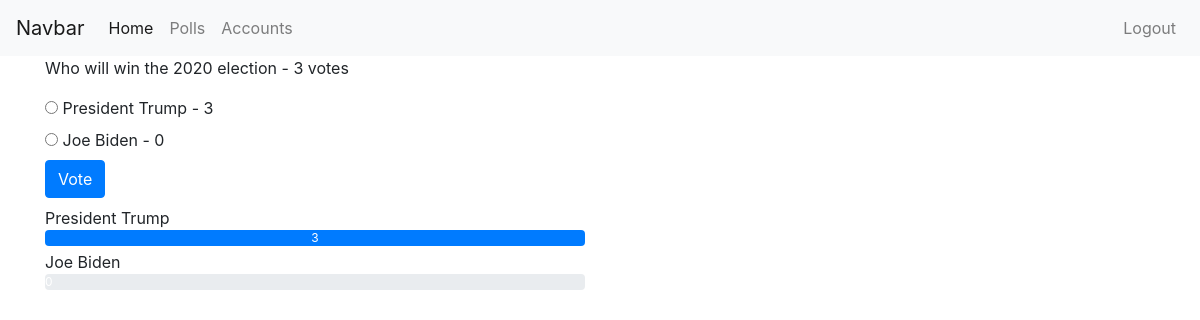
Page /polls/details/15/ (signed in) on the committed database.
### polls/models.py (models this page shows, shortened)
class Poll(models.Model):
    owner = models.ForeignKey(User, on_delete=models.CASCADE, default=1)
    text = models.CharField(max_length=255)
    pub_date = models.DateField()
    def __str__(self):
        return self.text
    def user_can_vote(self, user):
        user_votes = user.vote_set.all()
        qs = user_votes.filter(poll=self)
        if qs.exists():
            return False
        return True
    @property
    def num_votes(self):
        return self.vote_set.count()
    def get_results_dict(self):
        res = []
        for choice in self.choice_set.all():
            d = {}
            d['text'] = choice.choice_text
            d['num_votes'] = choice.num_votes
            if not self.num_votes:
                d['percentage'] = 0
            else:
                d['percentage'] = choice.num_votes / self.num_votes * 100
            res.append(d)
        return res

class Choice(models.Model):
    poll = models.ForeignKey(Poll, on_delete=models.CASCADE)
    choice_text = models.CharField(max_length=255)
    @property
    def num_votes(self):
        return self.vote_set.count()

### polls/views.py (the view)
# urls.py: path('details/<int:poll_id>/', views.poll_detail, name='detail'),
@login_required
def poll_detail(request, poll_id):
    poll = get_object_or_404(Poll, id=poll_id)
    user_can_vote = poll.user_can_vote(request.user)
    results = poll.get_results_dict()
    context = {'poll': poll, 'user_can_vote': user_can_vote, 'results': results}
    return render(request, 'polls/poll_detail.html', context)

### polls/templates/polls/poll_detail.html (shortened to what this page needs)
{% extends 'base.html' %}
{% block content %}
<div class="container">
<p>{{poll}} - {{poll.num_votes}} votes</p>
<form action="{% url 'polls:vote' poll.id %}" method="post">
{% for choice in poll.choice_set.all %}
  <input type="radio"
         name="choice"
         id="choice{{ forloop.counter }}"
         value="{{choice.id}}"/>
  <label for="choice{{ forloop.counter }}">{{ choice.choice_text }} - {{ choice.num_votes }}</label>
  <br/>
{% endfor %}
<input class='btn btn-primary mb-2' type="submit" value="Vote"/>
</form>
{% if not user_can_vote %}
    {% for choice_dict in results %}
    <div class="row">
        <div class="col-sm-6">
        {{choice_dict.text}}
        <div class="progress mb-1">
          <div class="progress-bar" role="progressbar" style="width: {{choice_dict.percentage}}%;">{{choice_dict.num_votes}}</div>
        </div>
      </div>
    </div>
    {% endfor %}
{% else %}
  <p>Vote to see results!</p>
{% endif %}
</div>
{% endblock %}

### templates/base.html (shortened to what this page needs)
<!DOCTYPE html>
{% load static %}
<html lang="en">
<head>
  <link rel="stylesheet" href="https://maxcdn.bootstrapcdn.com/bootstrap/4.0.0/css/bootstrap.min.css"
>
</head>
<body>
  {% include 'includes/navbar.html' %}
  {% block content %}{% endblock %}
</body>
</html>

### templates/includes/navbar.html (shortened to what this page needs)
 <nav class="navbar navbar-expand-lg navbar-light bg-light">
  <a class="navbar-brand" href="{% url 'home' %}">Navbar</a>
  <div class="collapse navbar-collapse" id="navbarNavAltMarkup">
    <div class="navbar-nav">
      <a class="nav-item nav-link active" href="{% url 'home' %}">Home <span class="sr-only">(current)</span></a>
      <a class="nav-item nav-link" href="{% url 'polls:list' %}">Polls</a>
       <a class="nav-item nav-link" href="{% url 'accounts:register' %}">Accounts</a>
    </div>
    <div class="navbar-nav ml-auto">
      {% if request.user.is_authenticated %}
        <a class="nav-item nav-link" href="{% url 'accounts:logout' %}">Logout</a>
      {% else %}
        <a class="nav-item nav-link" href="{% url 'accounts:login' %}">Login</a>
      {% endif %}
    </div>
  </div>
</nav>

### rows in the picture
Poll: text "Who will win the 2020 election", num_votes "3"
Choice: choice_text "President Trump", num_votes "3", text "President Trump"
Choice: choice_text "Joe Biden", num_votes "0", text "Joe Biden"

### other values in the picture
{{ choice_dict.num_votes }} "3" "0"
